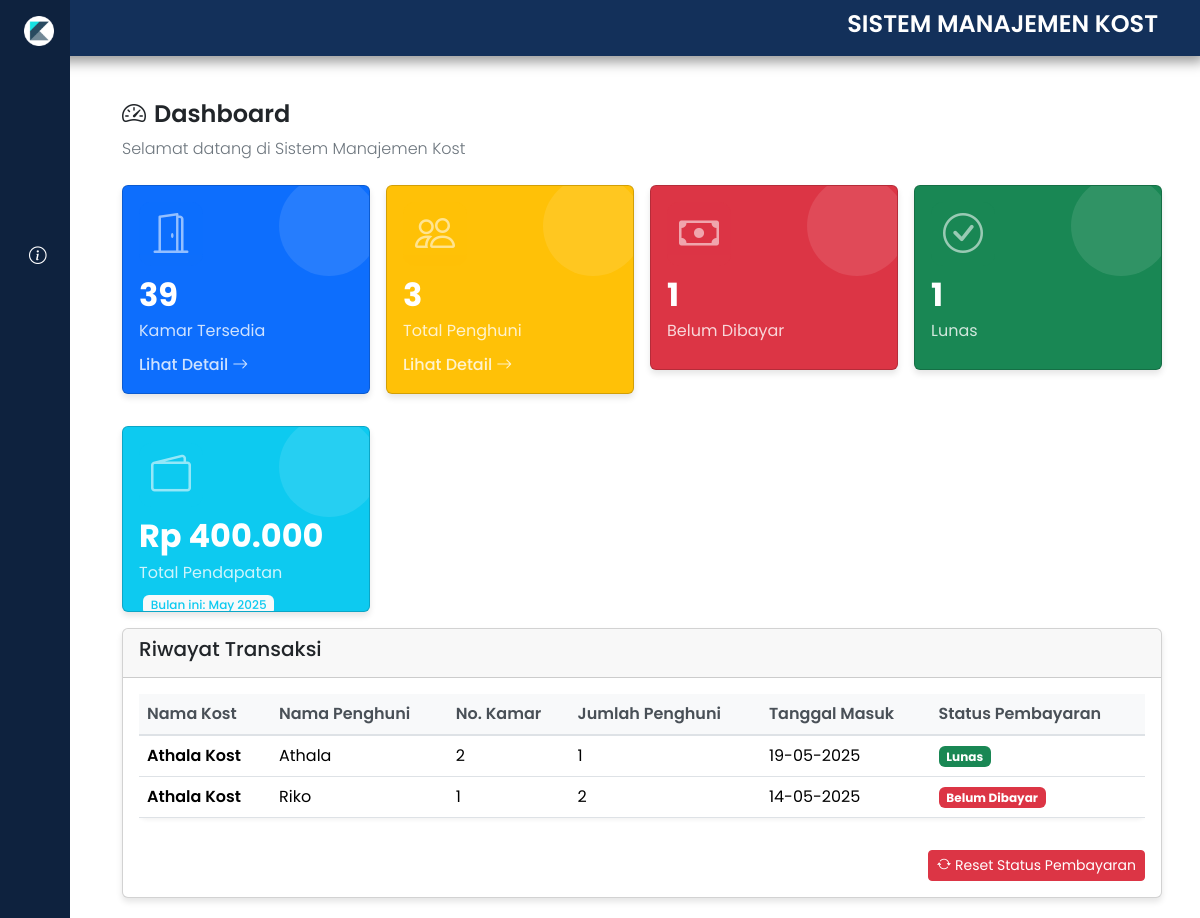
Screenshot of /dashboard2.php (signed in) with the database file from the repository.
### tables this page shows
CREATE TABLE `data_kost` (
  `id` int(11) NOT NULL,
  `nama_kost` enum('Athala Kost','Griya Tara 2','Griya Tara 1') NOT NULL,
  `foto_penghuni` varchar(255) NOT NULL,
  `jumlah_penghuni` int(100) NOT NULL,
  `nama_penghuni` varchar(255) NOT NULL,
  `no_hp` varchar(255) NOT NULL,
  `no_kamar` varchar(10) NOT NULL,
  `tanggal_masuk` date NOT NULL,
  `tanggal_bayar` date DEFAULT NULL,
  `keterangan` text DEFAULT NULL,
  `status_pembayaran` enum('Lunas','Belum Dibayar','Nunggak','DP') NOT NULL
);

### dashboard2.php (the view, shortened to what this page needs)
<?php
$pdo = include 'koneksi.php';
try {
    $stmt_available = $pdo->prepare("SELECT COUNT(*) as count FROM data_kamar WHERE status = 'Tersedia'");
    $stmt_available->execute();
    $available_rooms = $stmt_available->fetch(PDO::FETCH_ASSOC)['count'];
} catch (PDOException $e) {
    $available_rooms = 0;
    $error_message = "Error counting available rooms: " . $e->getMessage();
}
try {
    $stmt_residents = $pdo->prepare("SELECT SUM(jumlah_penghuni) as count FROM data_kost");
    $stmt_residents->execute();
    $total_residents = $stmt_residents->fetch(PDO::FETCH_ASSOC)['count'];
} catch (PDOException $e) {
    $total_residents = 0;
    $error_message = "Error counting residents: " . $e->getMessage();
}
try {
    $stmt_unpaid = $pdo->prepare("SELECT COUNT(*) as count FROM data_kost WHERE status_pembayaran = 'Belum Dibayar'");
    $stmt_unpaid->execute();
    $unpaid_count = $stmt_unpaid->fetch(PDO::FETCH_ASSOC)['count'];
} catch (PDOException $e) {
    $unpaid_count = 0;
    $error_message = "Error counting unpaid rentals: " . $e->getMessage();
}
try {
    $stmt_paid = $pdo->prepare("SELECT COUNT(*) as count FROM data_kost WHERE status_pembayaran = 'Lunas'");
    $stmt_paid->execute();
    $paid_count = $stmt_paid->fetch(PDO::FETCH_ASSOC)['count'];
} catch (PDOException $e) {
    $paid_count = 0;
    $error_message = "Error counting paid rentals: " . $e->getMessage();
}
try {
    $stmt_transactions = $pdo->prepare("
        SELECT
            dk.nama_kost,
            dk.nama_penghuni,
            dk.no_kamar,
            dk.status_pembayaran,
            dk.tanggal_masuk,
            dk.jumlah_penghuni
        FROM
            data_kost dk
        WHERE
            dk.nama_kost IN ('Athala Kost', 'Griya Tara 2', 'Griya Tara 1')
        ORDER BY
            dk.tanggal_masuk DESC
        LIMIT 10
    ");
    $stmt_transactions->execute();
    $transactions = $stmt_transactions->fetchAll(PDO::FETCH_ASSOC);
} catch (PDOException $e) {
    $transactions = [];
    $error_message = "Error fetching transaction data: " . $e->getMessage();
}
try {
    $stmt_income = $pdo->prepare("
        SELECT SUM(k.harga) as total_income
        FROM data_kost dk
        JOIN data_kamar k ON dk.nama_kost = k.nama_kost AND dk.no_kamar = k.no_kamar
        WHERE dk.status_pembayaran = 'Lunas'
    ");
    $stmt_income->execute();
    $total_income = $stmt_income->fetch(PDO::FETCH_ASSOC)['total_income'];
} catch (PDOException $e) {
    $total_income = 0;
    $error_message = "Error calculating total income: " . $e->getMessage();
}
?>
<!DOCTYPE html>
<html lang="en">
<head>
    <link href="https://cdn.jsdelivr.net/npm/bootstrap@5.3.3/dist/css/bootstrap.min.css" rel="stylesheet">
    <link rel="stylesheet" href="https://cdn.jsdelivr.net/npm/bootstrap-icons/font/bootstrap-icons.css">
</head>
<body>
    <?php include 'sidebar.php'; ?>
    <?php include 'navbar.php'; ?>
    <div class="wann">
        <h1><i class="bi bi-speedometer2 me-2"></i>Dashboard</h1>
        <p class="subtitle">Selamat datang di Sistem Manajemen Kost</p>
        <div class="container-fluid p-0 mt-4">
            <div class="row row-cols-1 row-cols-md-2 row-cols-xl-4 g-3">
                <div class="col">
                    <div class="card text-white bg-primary mb-3 card-custom stat-card">
                        <div class="card-body">
                            <div class="icon-container bg-primary">
                                <i class="bi bi-door-open"></i>
                            </div>
                            <h3><?php echo $available_rooms; ?></h3>
                            <p>Kamar Tersedia</p>
                            <a href="datakamar.php" class="card-link">Lihat Detail <i class="bi bi-arrow-right"></i></a>
                        </div>
                    </div>
                </div>
                <div class="col">
                    <div class="card text-white bg-warning mb-3 card-custom stat-card">
                        <div class="card-body">
                            <div class="icon-container bg-warning">
                                <i class="bi bi-people"></i>
                            </div>
                            <h3><?php echo $total_residents; ?></h3>
                            <p>Total Penghuni</p>
                            <a href="#" class="card-link">Lihat Detail <i class="bi bi-arrow-right"></i></a>
                        </div>
                    </div>
                </div>
                <div class="col">
                    <div class="card text-white bg-danger mb-3 card-custom stat-card">
                        <div class="card-body">
                            <div class="icon-container bg-danger">
                                <i class="bi bi-cash"></i>
                            </div>
                            <h3><?php echo $unpaid_count; ?></h3>
                            <p>Belum Dibayar</p>
                        </div>
                    </div>
                </div>
                <div class="col">
                    <div class="card text-white bg-success mb-3 card-custom stat-card">
                        <div class="card-body">
                            <div class="icon-container bg-success">
                                <i class="bi bi-check-circle"></i>
                            </div>
                            <h3><?php echo $paid_count; ?></h3>
                            <p>Lunas</p>
                        </div>
                    </div>
                </div>
                <div class="col">
                    <div class="card text-white bg-info mb-3 card-custom stat-card">
                        <div class="card-body">
                            <div class="icon-container bg-info">
                                <i class="bi bi-wallet2"></i>
                            </div>
                            <h3>Rp <?php echo number_format($total_income, 0, ',', '.'); ?></h3>
                            <p>Total Pendapatan</p>
                            <span class="badge bg-light text-info mb-2">Bulan ini: <?php echo date('F Y'); ?></span>
                        </div>
                    </div>
                </div>
            </div>
            <div class="card card-custom">
                <div class="card-header">
                    <h5 class="card-title">Riwayat Transaksi</h5>
                </div>
                <div class="card-body">
                    <div class="table-responsive">
                        <table class="table table-hover">
                            <thead>
                                <tr>
                                    <th>Nama Kost</th>
                                    <th>Nama Penghuni</th>
                                    <th>No. Kamar</th>
                                    <th>Jumlah Penghuni</th>
                                    <th>Tanggal Masuk</th>
                                    <th>Status Pembayaran</th>
                                </tr>
                            </thead>
                            <tbody>
                                <?php if (count($transactions) > 0): ?>
                                    <?php foreach ($transactions as $transaction): ?>
                                        <tr>
                                            <td>
                                                <span class="fw-semibold">
                                                    <?php echo htmlspecialchars($transaction['nama_kost']); ?>
                                                </span>
                                            </td>
                                            <td><?php echo htmlspecialchars($transaction['nama_penghuni']); ?></td>
                                            <td><?php echo htmlspecialchars($transaction['no_kamar']); ?></td>
                                            <td><?php echo htmlspecialchars($transaction['jumlah_penghuni']); ?></td>
                                            <td><?php echo date('d-m-Y', strtotime($transaction['tanggal_masuk'])); ?></td>
                                            <td>
                                                <?php if ($transaction['status_pembayaran'] == 'Lunas'): ?>
                                                    <span class="badge bg-success">Lunas</span>
                                                <?php else: ?>
                                                    <span class="badge bg-danger">Belum Dibayar</span>
                                                <?php endif; ?>
                                            </td>
                                        </tr>
                                    <?php endforeach; ?>
                                <?php else: ?>
                                    <tr>
                                        <td colspan="6" class="text-center">Tidak ada data transaksi.</td>
                                    </tr>
                                <?php endif; ?>
                            </tbody>
                        </table>
                    </div>
                    <div class="text-end mt-3">
                        <a href="reset-pembayaran.php" class="btn btn-danger btn-sm">
                            <i class="bi bi-arrow-repeat me-1"></i>Reset Status Pembayaran
                        </a>
                    </div>
                </div>
            </div>
        </div>
    </div>
</body>
</html>

### dashboard2.php (style rules this page uses)
body { z-index: 2; display: flex; background-color: #f5f5f5; background-size: cover; background-repeat: no-repeat; }
.wann { margin-top: 80px; width: 90%; padding: 20px; }
.card-custom { border-radius: 8px; box-shadow: 0 4px 6px rgba(0, 0, 0, 0.1); transition: transform 0.3s, box-shadow 0.3s; border: none; height: 100%; }
.card-body { padding: 20px; }
.card-body h3 { font-size: 32px; font-weight: 700; margin-bottom: 5px; }
.card-body p { font-size: 16px; margin-bottom: 10px; opacity: 0.8; }
.table { box-shadow: 0 2px 4px rgba(0, 0, 0, 0.05); background-color: white; border-radius: 8px; }
.table thead th { background-color: #f8f9fa; border-bottom: 2px solid #dee2e6; font-weight: 600; color: #495057; }
.badge { font-size: 12px; padding: 6px 10px; border-radius: 4px; }
h1, h3 { color: #333; font-weight: 600; }
.icon-container { font-size: 2.5rem; opacity: 0.8; color: rgba(255, 255, 255, 0.7); display: flex; align-items: center; justify-content: center; width: 64px; height: 64px; border-radius: 12px; margin-bottom: 10px; }
.card-link { color: rgba(255, 255, 255, 0.8); text-decoration: none; font-weight: 500; transition: all 0.3s; display: inline-block; }
.stat-card { position: relative; overflow: hidden; }
.stat-card::after { content: ''; position: absolute; top: -10px; right: -10px; background-color: rgba(255, 255, 255, 0.1); width: 100px; height: 100px; border-radius: 50%; z-index: 0; }
.subtitle { font-weight: 300; color: #6c757d; margin-bottom: 1.5rem; }
.bg-info { background-color: #17a2b8 !important; }
.text-info { color: #17a2b8 !important; }
.bg-info .icon-container { background-color: rgba(255, 255, 255, 0.2); }
.stat-card .badge { position: absolute; left: 20px; font-size: 0.75rem; font-weight: 500; }

### sidebar.php (style rules this page uses)
a { text-decoration: none; }
h1 { font-weight: 600; font-size: 1.5rem; }
body { font-family: 'Poppins', sans-serif; }

### rows the page displays
data_kost: nama_kost "Athala Kost", nama_penghuni "Athala", no_kamar "2", jumlah_penghuni "1", tanggal_masuk "19-05-2025", status_pembayaran "Lunas"
data_kost: nama_kost "Athala Kost", nama_penghuni "Riko", no_kamar "1", jumlah_penghuni "2", tanggal_masuk "14-05-2025", status_pembayaran "Belum Dibayar"

### other values shown
$available_rooms "39"
$total_residents "3"
$unpaid_count "1"
$paid_count "1"
$total_income "400.000"
